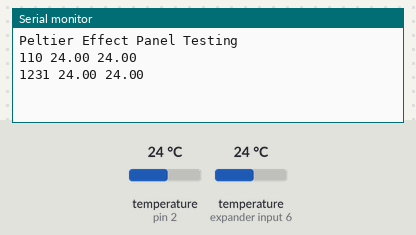
Simulated run of this sketch. Board: Arduino Uno, built with avr-gcc and run on an emulated ATmega328P. Parts: the last lines printed to the serial monitor. The inputs (shaded band) are chosen by the test bench; at power-on: temperature (sensors on pin 2, expander input 6) 24 °C.

Above: at 2.0 s.
2.1 s: temperature (sensor on pin 2) set to 12 °C
At 2.8 s:
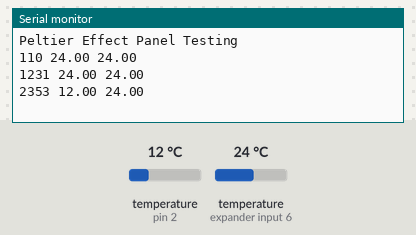
3.7 s: temperature (sensor on expander input 6) set to 12 °C
At 5.1 s:
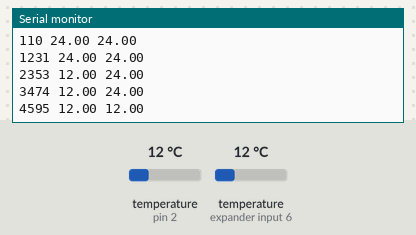
5.3 s: temperature (sensor on pin 2) set to 19 °C
At 6.5 s:
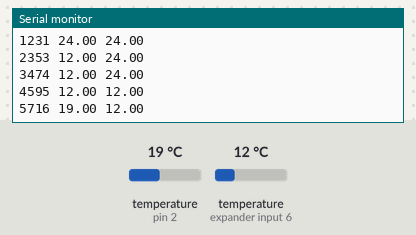
6.9 s: temperature (sensor on expander input 6) set to 19 °C
At 6.9 s:
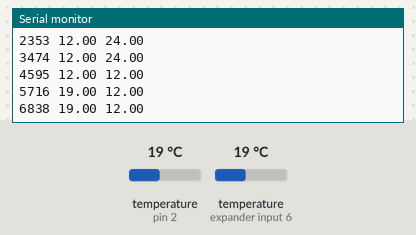
Timing chart, 0 to 9.5 s (numbered marks = the images above; inputs shaded):
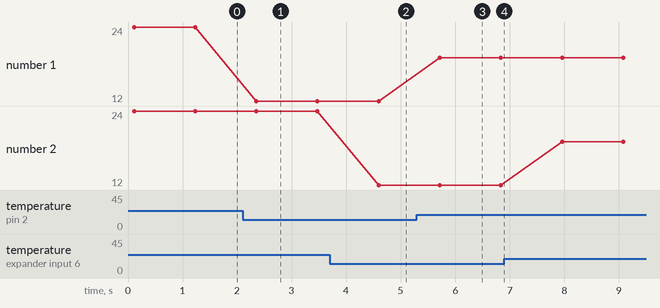

Measured:
- after the input at 2.1 s, the serial monitor: prints a new line after 0.25 s (image 1)
- after the input at 3.7 s, the serial monitor: prints a new line after 0.90 s (image 2)
- after the input at 5.3 s, the serial monitor: prints a new line after 0.42 s (image 3)
- plotted number 1: 24 → 12 after the input at 2.1 s, 12 → 19 after the input at 5.3 s

The sketch:

peltier.ino
```cpp
#include <OneWire.h>
#include <DallasTemperature.h>

// Data wire is plugged into port 2 on the Arduino
#define ONE_WIRE_BUS 2
#define TEMPERATURE_PRECISION 9

// Setup a oneWire instance to communicate with any OneWire devices (not just Maxim/Dallas temperature ICs)
OneWire oneWire(ONE_WIRE_BUS);

// Pass our oneWire reference to Dallas Temperature.
DallasTemperature sensors(&oneWire);

// arrays to hold device addresses
DeviceAddress hot  = { 0x28, 0xB1, 0xD1, 0x23, 0x05, 0x00, 0x00, 0x70 };
DeviceAddress cold = { 0x28, 0x20, 0x07, 0x24, 0x05, 0x00, 0x00, 0xB2 };

void setup(void)
{
  // start serial port
  Serial.begin(115200);
  Serial.println("Peltier Effect Panel Testing");

  // Start up the library
  sensors.begin();

  // set the resolution to 9 bit
  sensors.setResolution(hot, TEMPERATURE_PRECISION);
  sensors.setResolution(cold, TEMPERATURE_PRECISION);
}

void loop(void)
{
  // call sensors.requestTemperatures() to issue a global temperature
  // request to all devices on the bus
  sensors.requestTemperatures();

  // Print timestamp and 2 x temperatures
  Serial.print(millis());
  Serial.print(" ");
  float tempC = sensors.getTempC(hot);
  Serial.print(tempC);
  Serial.print(" ");
  tempC = sensors.getTempC(cold);
  Serial.println(tempC);

  delay(1000);
}
```
